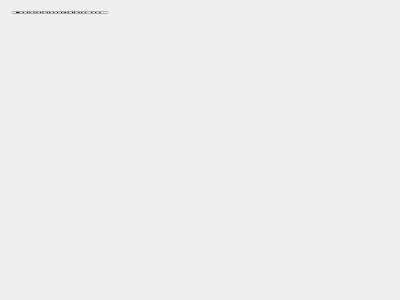
<?xml version="1.0" encoding="UTF-8"?>
<ui version="4.0">
 <class>Widget</class>
 <widget class="QWidget" name="Widget">
  <property name="geometry">
   <rect>
    <x>0</x>
    <y>0</y>
    <width>400</width>
    <height>300</height>
   </rect>
  </property>
  <property name="minimumSize">
   <size>
    <width>400</width>
    <height>300</height>
   </size>
  </property>
  <property name="maximumSize">
   <size>
    <width>400</width>
    <height>300</height>
   </size>
  </property>
  <property name="windowTitle">
   <string>PIX Convertor</string>
  </property>
  <widget class="QWidget" name="layoutWidget">
   <property name="geometry">
    <rect>
     <x>0</x>
     <y>0</y>
     <width>401</width>
     <height>25</height>
    </rect>
   </property>
   <layout class="QHBoxLayout" name="horizontalLayout">
    <item>
     <widget class="QPushButton" name="pushButton">
      <property name="text">
       <string>Конвертировать</string>
      </property>
     </widget>
    </item>
    <item>
     <spacer name="horizontalSpacer">
      <property name="orientation">
       <enum>Qt::Horizontal</enum>
      </property>
      <property name="sizeHint" stdset="0">
       <size>
        <width>40</width>
        <height>20</height>
       </size>
      </property>
     </spacer>
    </item>
   </layout>
  </widget>
 </widget>
 <layoutdefault spacing="6" margin="11"/>
 <resources/>
 <connections/>
</ui>
